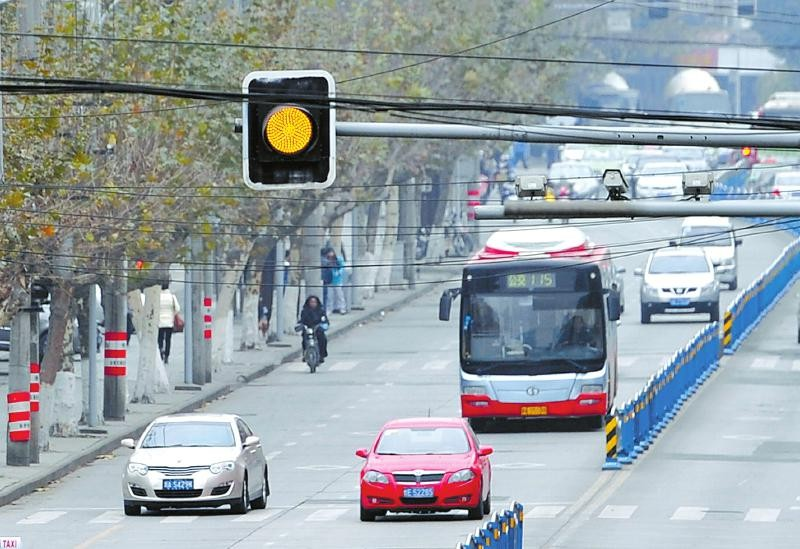
#> input picture image_test/16.jpg, 800 x 549 px
$ python -i traffic_light_detection.py   (imports and definitions only)
#> lines starting #> are read from the running program, lines starting #| are printed output that depends on the picture; after the words box and inside, x2 and y2 are one past the last pixel; in counts of white or black regions, pixels touching at a corner belong together
import cv2
import os
import numpy as np

# [1 line not run here, left out]
# Folder paths for input and output type
video_path = "videos/test_dataset_video.mp4"
output_video_path = "outputs.mp4"
video_screenshots_folder = "screenshots"

image_folder = "image_test"
image_screenshots_folder = "image_screenshots"

fps = 5

#to set the min number of pixels for the object
min_area = 50
# roi
top_roi =0.1 #to ignore the top 10%
bottom_roi = 0.7 #to ignore the bottom 30%


def detect_red(frame):

    hsv = cv2.cvtColor(frame, cv2.COLOR_BGR2HSV)#to convert from BGR to HSV

    h,s,v = cv2.split(hsv)
    #normalizing to ensure the light detection works even in shadows or bright sunlight
    v = cv2.normalize(v,None,0,255,cv2.NORM_MINMAX)
    hsv_normalized = cv2.merge([h,s,v])

    #to calculate the avg brightness(v) and avg saturation(s) of the frame
    v_mean, s_mean = np.mean(v), np.mean(s)
    #to set min brightness and saturation threshold for red detection
    #the min brightness/saturation is set to 50 to avoid too dark pixels
    v_lower, s_lower = max(50,int(v_mean*0.6)), max(50,int(s_mean*0.5))

    #HSV color ranges for red
    lower_red1, upper_red1 = np.array([0,s_lower,v_lower]), np.array([10,255,255])
    lower_red2, upper_red2 = np.array([170,s_lower,v_lower]), np.array([179,255,255])
    #masking to turn red pixels to white and everything else black
    mask = cv2.inRange(hsv_normalized, lower_red1, upper_red1) | cv2.inRange(hsv_normalized, lower_red2, upper_red2)
    #to clean the mask and remove noise

    return mask

def detect_green(frame):
    hsv = cv2.cvtColor(frame, cv2.COLOR_BGR2HSV)

    h,s,v = cv2.split(hsv)
    v = cv2.normalize(v,None,0,255,cv2.NORM_MINMAX)
    hsv_norm = cv2.merge([h,s,v])

    v_mean, s_mean = np.mean(v), np.mean(s)
    v_lower, s_lower = max(50,int(v_mean*0.6)), max(50,int(s_mean*0.5))

    lower_green, upper_green = np.array([36,s_lower,v_lower]), np.array([85,255,255])
    mask = cv2.inRange(hsv_norm, lower_green, upper_green)

    return mask

def detect_yellow(frame):
    hsv = cv2.cvtColor(frame, cv2.COLOR_BGR2HSV)

    h,s,v = cv2.split(hsv)
    v = cv2.normalize(v,None,0,255,cv2.NORM_MINMAX)
    hsv_norm = cv2.merge([h,s,v])

    v_mean, s_mean = np.mean(v), np.mean(s)
    v_lower, s_lower = max(50,int(v_mean*0.6)), max(50,int(s_mean*0.5))

    lower_yellow, upper_yellow = np.array([20,s_lower,v_lower]), np.array([35,255,255])
    mask = cv2.inRange(hsv_norm, lower_yellow, upper_yellow)

    return mask

def classify_light(red_mask, yellow_mask, green_mask):
    def max_area(mask):
        contours,_ = cv2.findContours(mask, cv2.RETR_EXTERNAL, cv2.CHAIN_APPROX_SIMPLE)
        max_a = 0
        for c in contours:
            area = cv2.contourArea(c)
            if area > min_area and area > max_a:
                max_a = area
        return max_a

    #to calculate the largest detected area
    red_a = max_area(red_mask)
    yellow_a = max_area(yellow_mask)
    green_a = max_area(green_mask)

    if red_a > yellow_a and red_a > green_a:
        return "RED"
    elif yellow_a > red_a and yellow_a > green_a:
        return "YELLOW"
    elif green_a > red_a and green_a > yellow_a:
        return "GREEN"
    else:
        return "UNKNOWN"

def detect_lights(frame):
    #to extract just the height and width (excluding channels)
    h, w = frame.shape[:2]
    # horizontal ROI
    x1 = int(w*0.2)
    x2 = int(w*0.8)

    #vertical ROI
    y1 = int(h*top_roi)
    y2 = int(h*bottom_roi)

    #copy of the original frame
    overlay = frame.copy()

    #fill the entire overlay with dark gray color and make it look shaded
    overlay[:] = (50,50,50)
    overlay[y1:y2,x1:x2] = frame[y1:y2,x1:x2]

    #everything outside ROI is dimmed
    cv2.addWeighted(overlay, 0.6, frame, 0.4, 0, frame)

    cv2.rectangle(frame,(x1,y1),(x2,y2),(255,0,0),2)

    #cropped ROI(only this part of the image will be analyzed)
    roi = frame[y1:y2,x1:x2]
    masks = {"RED": detect_red(roi), "YELLOW": detect_yellow(roi), "GREEN": detect_green(roi)}
    colors_bgr = {"RED": (0,0,255), "YELLOW": (0,255,255), "GREEN": (0,255,0)}

    for color, mask in masks.items():
        contours,_ = cv2.findContours(mask, cv2.RETR_EXTERNAL, cv2.CHAIN_APPROX_SIMPLE)
        #Loop through each detected shape in the mask
        for cnt in contours:
            if cv2.contourArea(cnt) < min_area:
                continue

            rect_x,rect_y,rect_width,rect_height = cv2.boundingRect(cnt)
            rect_x += x1
            rect_y += y1
            ratio = rect_width/rect_height

            if ratio <0.4 or ratio>2.0:
                continue

            cv2.rectangle(frame,(rect_x,rect_y),(rect_x+rect_width,rect_y+rect_height),colors_bgr[color],2)
            cv2.putText(frame,color,(rect_x,rect_y-10),cv2.FONT_HERSHEY_SIMPLEX,0.6,colors_bgr[color],2)

    signal = classify_light(masks["RED"], masks["YELLOW"], masks["GREEN"])

    cv2.putText(frame,f"Traffic Light Signal: {signal}",(30,50),cv2.FONT_HERSHEY_TRIPLEX,1,(255,255,255),2)
    return frame,signal

#For video input
# [64 lines not run here, left out]

>>> import cv2
>>> picture = cv2.imread('image_test/16.jpg')
#> picture is the input picture: shape (549, 800, 3); mean B, G, R 165.2, 160.6, 150.6
>>> result = detect_lights(picture)
#> in detect_lights, `overlay[:] = (50,50,50)`: overlay: shape (549, 800, 3); every value is 50
#> in detect_lights, `cv2.rectangle(frame,(x1,y1),(x2,y2),(255,0,0),2)`: frame: shape (549, 800, 3); mean B, G, R 119.4, 113.9, 107.3
#> in detect_lights, `roi = frame[y1:y2,x1:x2]`:
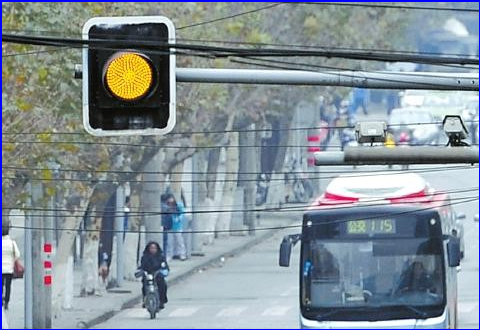
#> roi: shape (330, 480, 3); mean B, G, R 152.7, 144.9, 132.7
#> in detect_red, `hsv = cv2.cvtColor(frame, cv2.COLOR_BGR2HSV)#to convert from BGR to HSV`: hsv: shape (330, 480, 3); mean H, S, V 90.9, 50.8, 158.3
#> in detect_red, `h,s,v = cv2.split(hsv)`:
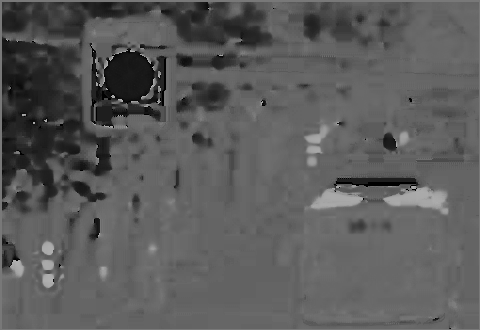
#> h: shape (330, 480); min 0, max 179, mean 90.9
#> in detect_red, `h,s,v = cv2.split(hsv)`:
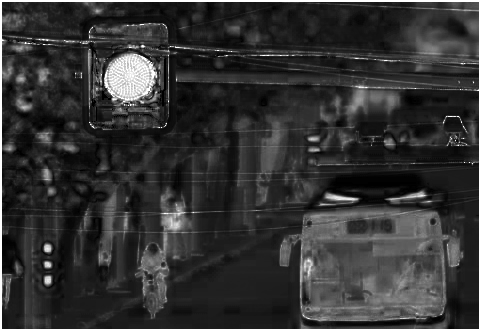
#> s: shape (330, 480); min 0, max 255, mean 50.8
#> in detect_red, `h,s,v = cv2.split(hsv)`:
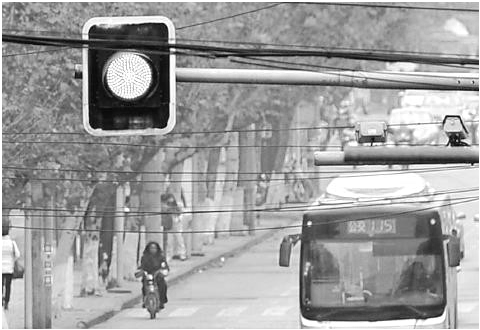
#> v: shape (330, 480); min 1, max 255, mean 158.3
#> in detect_red, `hsv_normalized = cv2.merge([h,s,v])`: hsv_normalized: shape (330, 480, 3); mean H, S, V 90.9, 50.8, 158
#> in detect_red, `v_mean, s_mean = np.mean(v), np.mean(s)`: v_mean = 158; s_mean = 50.83
#> in detect_red, `v_lower, s_lower = max(50,int(v_mean*0.6)), max(50,int(s_mean*0.5))`: v_lower = 94; s_lower = 50
#> in detect_red, `lower_red1, upper_red1 = np.array([0,s_lower,v_lower]), np.array([10,2..`: lower_red1 = [0, 50, 94]; upper_red1 = [10, 255, 255]
#> in detect_red, `lower_red2, upper_red2 = np.array([170,s_lower,v_lower]), np.array([17..`: lower_red2 = [170, 50, 94]; upper_red2 = [179, 255, 255]
#> in detect_red, `mask = cv2.inRange(hsv_normalized, lower_red1, upper_red1) | cv2.inRan..`:
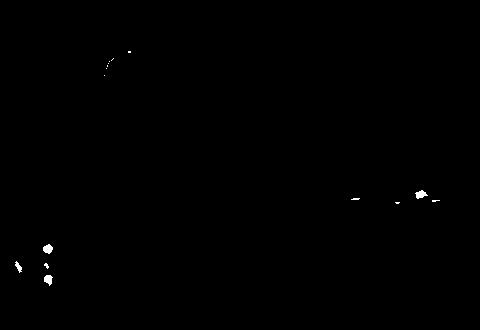
#> mask: shape (330, 480); 0.2% white; 15 white regions (11 under 20 px), largest, box (x1, y1, x2, y2) and area: (43, 244, 53, 254) 70, (415, 190, 428, 199) 68, (44, 275, 53, 286) 66, (15, 261, 22, 273) 42
#> in detect_yellow, `v_mean, s_mean = np.mean(v), np.mean(s)`: v_mean = 158; s_mean = 50.83
#> in detect_yellow, `v_lower, s_lower = max(50,int(v_mean*0.6)), max(50,int(s_mean*0.5))`: v_lower = 94; s_lower = 50
#> in detect_yellow, `lower_yellow, upper_yellow = np.array([20,s_lower,v_lower]), np.array(..`: lower_yellow = [20, 50, 94]; upper_yellow = [35, 255, 255]
#> in detect_yellow, `mask = cv2.inRange(hsv_norm, lower_yellow, upper_yellow)`: mask: shape (330, 480); 2.5% white; 45 white regions (22 under 20 px), largest, box (x1, y1, x2, y2) and area: (105, 53, 152, 99) 1572, (2, 57, 28, 84) 362, (14, 87, 37, 112) 280
#> in detect_green, `v_mean, s_mean = np.mean(v), np.mean(s)`: v_mean = 158; s_mean = 50.83
#> in detect_green, `v_lower, s_lower = max(50,int(v_mean*0.6)), max(50,int(s_mean*0.5))`: v_lower = 94; s_lower = 50
#> in detect_green, `lower_green, upper_green = np.array([36,s_lower,v_lower]), np.array([8..`: lower_green = [36, 50, 94]; upper_green = [85, 255, 255]
#> in detect_green, `mask = cv2.inRange(hsv_norm, lower_green, upper_green)`: mask: shape (330, 480); 0.89% white; 96 white regions (75 under 20 px)
#> the loop in detect_lights, `for color, mask in masks.items():` made 3 passes
#> color on passes 1 to 3: 'RED', 'YELLOW', 'GREEN'
#> after the loop in detect_lights, `for color, mask in masks.items():`:
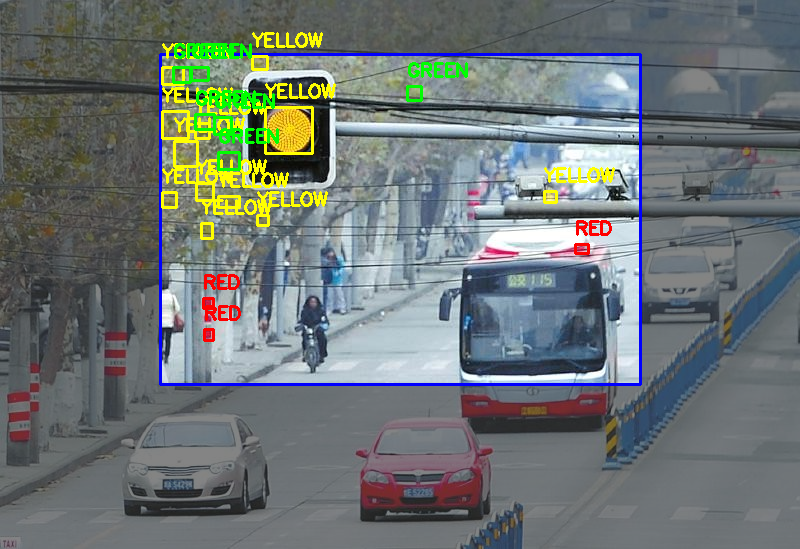
#> frame: shape (549, 800, 3); mean B, G, R 115.9, 117.1, 109.2
#> in max_area, `contours,_ = cv2.findContours(mask, cv2.RETR_EXTERNAL, cv2.CHAIN_APPRO..`: contours = 15 contours, 11 with area under 20; largest, box (x1, y1, x2, y2) and area: (43, 244, 53, 254) 57, (415, 190, 428, 199) 53, (44, 275, 53, 286) 52, (15, 261, 22, 273) 30
#> the loop in max_area, `for c in contours:` made 15 passes
#> (area, max_a) on passes 1, 4: (52, 52), (57, 57)
#> area on passes 3, 8: 29.5, 53
#> after the loop in max_area, `for c in contours:`: max_a = 57
#> in max_area (call 2), `contours,_ = cv2.findContours(mask, cv2.RETR_EXTERNAL, cv2.CHAIN_APPRO..`: contours = 45 contours, 27 with area under 20; largest, box (x1, y1, x2, y2) and area: (105, 53, 152, 99) 1506, (2, 57, 28, 84) 302, (14, 87, 37, 112) 230, (2, 13, 23, 30) 210, (36, 129, 53, 146) 170
#> the loop in max_area (call 2), `for c in contours:` made 45 passes
#> (area, max_a) on passes 8, 13, 17, 25, 29, 31: (96, 96), (113.5, 113.5), (170.5, 170.5), (229.5, 229.5), (301.5, 301.5), (1505.5, 1505.5)
#> area on passes 5, 9, 10, 15, 16, 19: 32, 50.5, 20.5, 93, 78.5, 36
#> in classify_light, `yellow_a = max_area(yellow_mask)`: yellow_a = 1505.5
#> in max_area (call 3), `contours,_ = cv2.findContours(mask, cv2.RETR_EXTERNAL, cv2.CHAIN_APPRO..`: contours = 96 contours, 86 with area under 20; largest, box (x1, y1, x2, y2) and area: (247, 32, 261, 46) 106, (58, 98, 79, 115) 87, (54, 63, 71, 80) 80, (31, 13, 48, 26) 60, (35, 60, 54, 75) 59
#> in classify_light, `green_a = max_area(green_mask)`: green_a = 106.5
#> in detect_lights, `signal = classify_light(masks["RED"], masks["YELLOW"], masks["GREEN"])`: signal = 'YELLOW'
#> in detect_lights, `cv2.putText(frame,f"Traffic Light Signal: {signal}",(30,50),cv2.FONT_H..`:
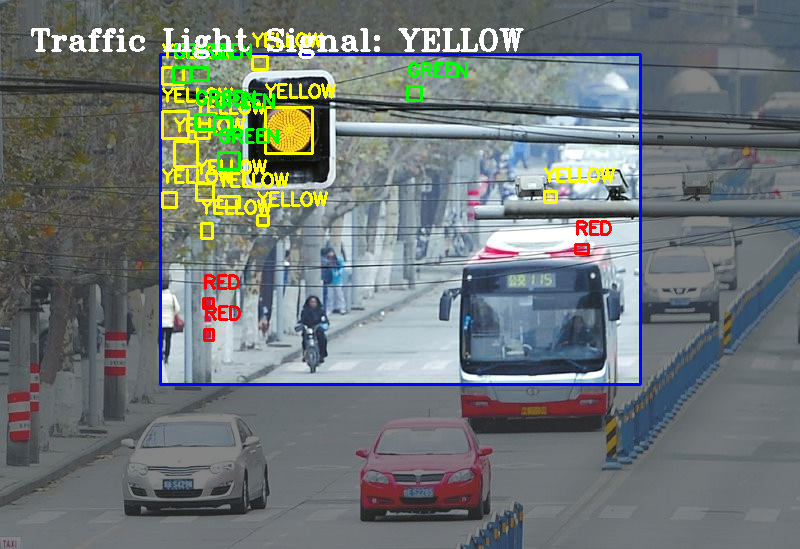
#> frame: shape (549, 800, 3); 1.08% of pixels changed, all inside (x1, y1, x2, y2) = (31, 28, 524, 59)

$ run again, on image_test/17.jpg
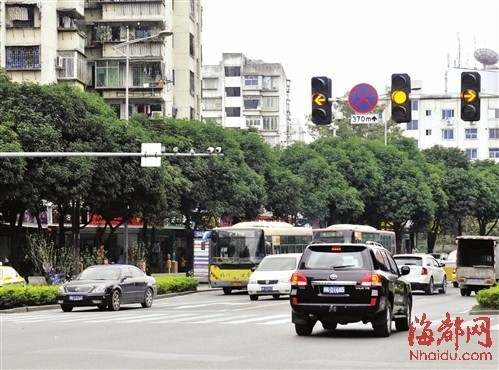
#> input picture image_test/17.jpg, 499 x 370 px
#> picture is the input picture: shape (370, 499, 3); mean B, G, R 135.1, 143.5, 144.2
#> hsv: shape (222, 300, 3); mean H, S, V 53.1, 42.8, 136.6
#> hsv_normalized: shape (222, 300, 3); mean H, S, V 53.1, 42.8, 136.1
#> in detect_red, `v_mean, s_mean = np.mean(v), np.mean(s)`: v_mean = 136.1; s_mean = 42.76
#> in detect_red, `v_lower, s_lower = max(50,int(v_mean*0.6)), max(50,int(s_mean*0.5))`: v_lower = 81; s_lower = 50
#> lower_red1 = [0, 50, 81]; upper_red1 = [10, 255, 255]
#> lower_red2 = [170, 50, 81]; upper_red2 = [179, 255, 255]
#> in detect_red, `mask = cv2.inRange(hsv_normalized, lower_red1, upper_red1) | cv2.inRan..`:
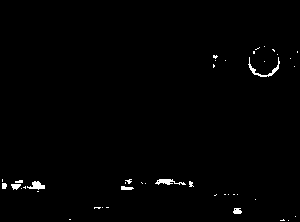
#> mask: shape (222, 300); 0.93% white; 43 white regions (34 under 20 px), largest, box (x1, y1, x2, y2) and area: (248, 57, 280, 77) 124, (155, 179, 186, 185) 98, (27, 181, 45, 190) 91
#> in detect_yellow, `v_mean, s_mean = np.mean(v), np.mean(s)`: v_mean = 136.1; s_mean = 42.76
#> in detect_yellow, `v_lower, s_lower = max(50,int(v_mean*0.6)), max(50,int(s_mean*0.5))`: v_lower = 81; s_lower = 50
#> lower_yellow = [20, 50, 81]; upper_yellow = [35, 255, 255]
#> in detect_green, `v_mean, s_mean = np.mean(v), np.mean(s)`: v_mean = 136.1; s_mean = 42.76
#> in detect_green, `v_lower, s_lower = max(50,int(v_mean*0.6)), max(50,int(s_mean*0.5))`: v_lower = 81; s_lower = 50
#> lower_green = [36, 50, 81]; upper_green = [85, 255, 255]
#> the loop in detect_lights, `for color, mask in masks.items():` made 3 passes
#> color on passes 1 to 3: 'RED', 'YELLOW', 'GREEN'
#> in max_area, `contours,_ = cv2.findContours(mask, cv2.RETR_EXTERNAL, cv2.CHAIN_APPRO..`: contours = 43 contours, 37 with area under 20; largest, box (x1, y1, x2, y2) and area: (248, 57, 280, 77) 72, (27, 181, 45, 190) 68, (155, 179, 186, 185) 62, (233, 208, 242, 214) 31, (11, 184, 21, 190) 30, (121, 186, 134, 190) 26
#> the loop in max_area, `for c in contours:` made 43 passes
#> (area, max_a) on passes 25, 36: (68, 68), (71.5, 71.5)
#> after the loop in max_area, `for c in contours:`: max_a = 71.5
#> in max_area (call 2), `contours,_ = cv2.findContours(mask, cv2.RETR_EXTERNAL, cv2.CHAIN_APPRO..`: contours = 92 contours, 89 with area under 20; largest, box (x1, y1, x2, y2) and area: (292, 53, 299, 69) 50, (216, 58, 227, 69) 46, (111, 179, 117, 191) 28
#> the loop in max_area (call 2), `for c in contours:` made 92 passes
#> (area, max_a) on pass 85: (50.5, 50.5)
#> yellow_a = 50.5
#> in max_area (call 3), `contours,_ = cv2.findContours(mask, cv2.RETR_EXTERNAL, cv2.CHAIN_APPRO..`: contours = 95 contours, 90 with area under 20; largest, box (x1, y1, x2, y2) and area: (53, 76, 299, 173) 6974, (2, 60, 97, 111) 1344, (60, 119, 92, 149) 356, (95, 119, 110, 133) 93, (60, 147, 67, 159) 24
#> green_a = 6974.5
#> signal = 'GREEN'
#> in detect_lights, `cv2.putText(frame,f"Traffic Light Signal: {signal}",(30,50),cv2.FONT_H..`:
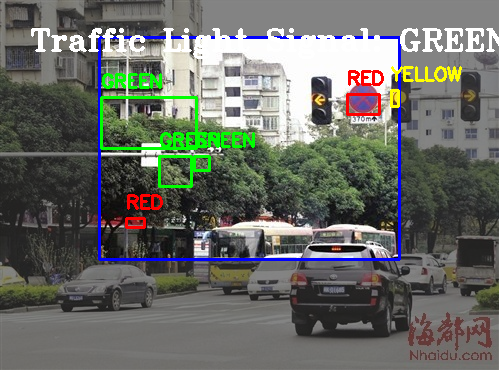
#> frame: shape (370, 499, 3); mean B, G, R 101.2, 107.5, 104.9

$ run again, on image_test/20.jpg
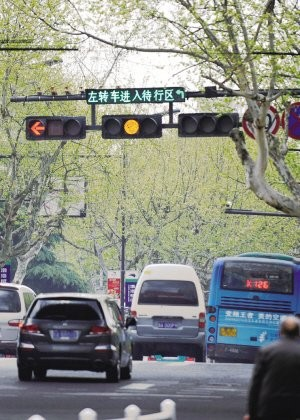
#> input picture image_test/20.jpg, 300 x 420 px
#> picture is the input picture: shape (420, 300, 3); mean B, G, R 129.5, 139.1, 136.2
#> hsv: shape (252, 180, 3); mean H, S, V 53.3, 48.8, 170.8
#> hsv_normalized: shape (252, 180, 3); mean H, S, V 53.3, 48.8, 165.2
#> in detect_red, `v_mean, s_mean = np.mean(v), np.mean(s)`: v_mean = 165.2; s_mean = 48.8
#> in detect_red, `v_lower, s_lower = max(50,int(v_mean*0.6)), max(50,int(s_mean*0.5))`: v_lower = 99; s_lower = 50
#> lower_red1 = [0, 50, 99]; upper_red1 = [10, 255, 255]
#> lower_red2 = [170, 50, 99]; upper_red2 = [179, 255, 255]
#> in detect_red, `mask = cv2.inRange(hsv_normalized, lower_red1, upper_red1) | cv2.inRan..`:
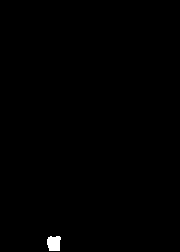
#> mask: shape (252, 180); 0.4% white; 1 white region, box (x1, y1, x2, y2) and area: (47, 236, 61, 251) 180
#> in detect_yellow, `v_mean, s_mean = np.mean(v), np.mean(s)`: v_mean = 165.2; s_mean = 48.8
#> in detect_yellow, `v_lower, s_lower = max(50,int(v_mean*0.6)), max(50,int(s_mean*0.5))`: v_lower = 99; s_lower = 50
#> lower_yellow = [20, 50, 99]; upper_yellow = [35, 255, 255]
#> in detect_green, `v_mean, s_mean = np.mean(v), np.mean(s)`: v_mean = 165.2; s_mean = 48.8
#> in detect_green, `v_lower, s_lower = max(50,int(v_mean*0.6)), max(50,int(s_mean*0.5))`: v_lower = 99; s_lower = 50
#> lower_green = [36, 50, 99]; upper_green = [85, 255, 255]
#> the loop in detect_lights, `for color, mask in masks.items():` made 3 passes
#> color on passes 1 to 3: 'RED', 'YELLOW', 'GREEN'
#> in max_area, `contours,_ = cv2.findContours(mask, cv2.RETR_EXTERNAL, cv2.CHAIN_APPRO..`: contours = 1 contour; box (x1, y1, x2, y2) and area: (47, 236, 61, 251) 155
#> the loop in max_area, `for c in contours:` made 1 pass
#> (area, max_a) on pass 1: (155, 155)
#> after the loop in max_area, `for c in contours:`: max_a = 155
#> in max_area (call 2), `contours,_ = cv2.findContours(mask, cv2.RETR_EXTERNAL, cv2.CHAIN_APPRO..`: contours = 105 contours, 93 with area under 20; largest, box (x1, y1, x2, y2) and area: (2, 91, 179, 202) 9568, (126, 2, 179, 38) 496, (2, 58, 32, 80) 278, (64, 78, 78, 92) 135, (141, 56, 174, 70) 130
#> the loop in max_area (call 2), `for c in contours:` made 105 passes
#> (area, max_a) on passes 26, 32, 73: (92, 92), (105, 105), (9568, 9568)
#> yellow_a = 9568
#> in max_area (call 3), `contours,_ = cv2.findContours(mask, cv2.RETR_EXTERNAL, cv2.CHAIN_APPRO..`: contours = 119 contours, 106 with area under 20; largest, box (x1, y1, x2, y2) and area: (119, 182, 179, 213) 722, (101, 181, 117, 205) 174, (2, 150, 14, 164) 82, (43, 206, 56, 218) 70, (24, 215, 37, 227) 60
#> green_a = 721.5
#> signal = 'YELLOW'
#> in detect_lights, `cv2.putText(frame,f"Traffic Light Signal: {signal}",(30,50),cv2.FONT_H..`:
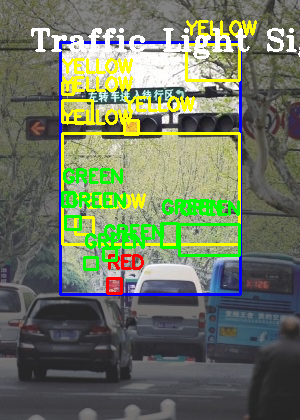
#> frame: shape (420, 300, 3); mean B, G, R 96, 118.1, 108.9
